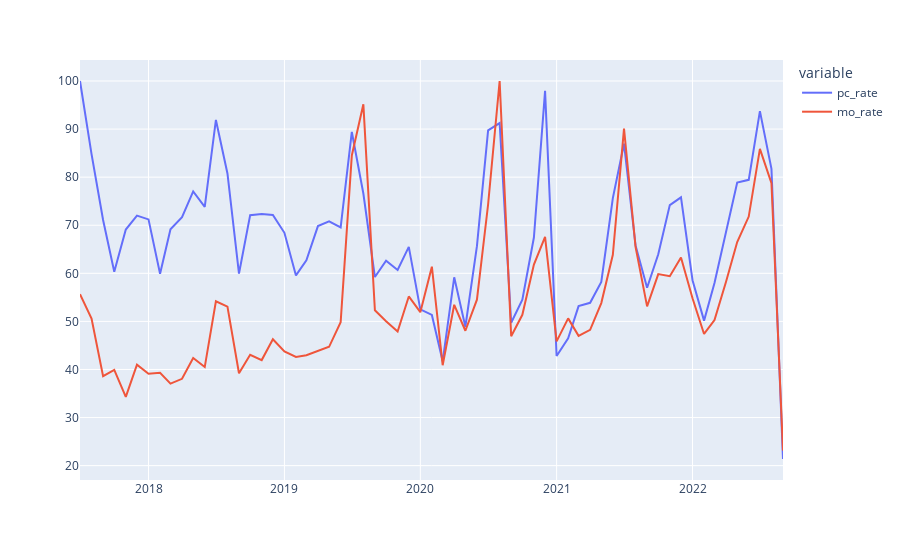

Notebook code for this chart:
### Code cell
fig1 = px.line(data_frame=df, x= df.date, y = ['pc_rate', 'mo_rate'])
fig1.update_layout(title_text="", height = 1000)
fig1.update_xaxes(title_text ='')
fig1.update_yaxes(title_text ='')
fig1.show()
